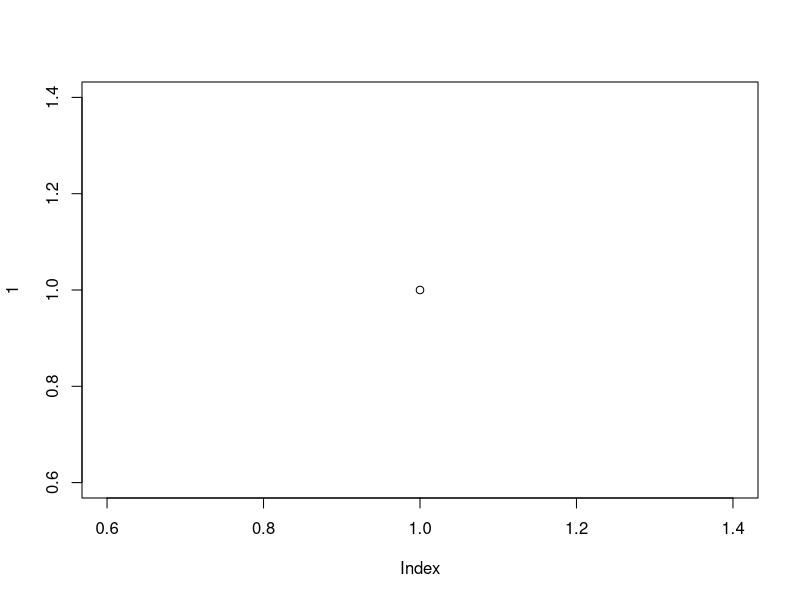
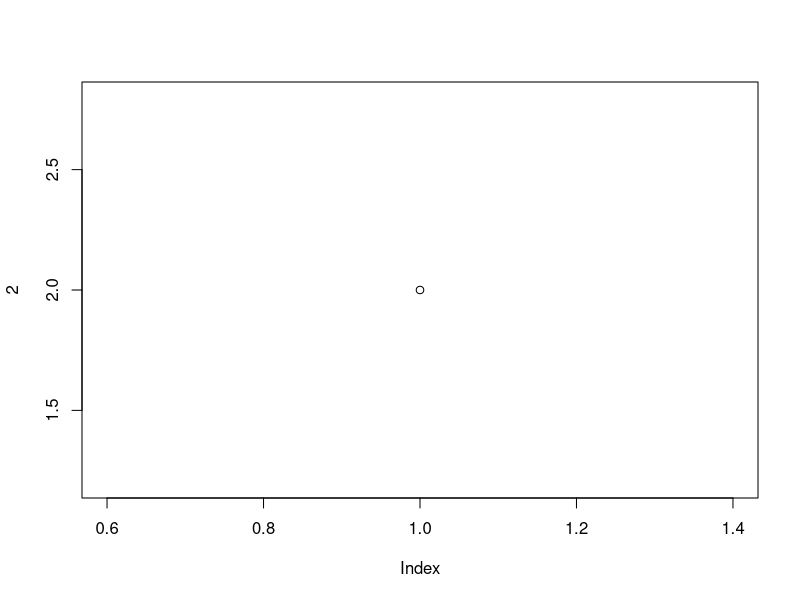
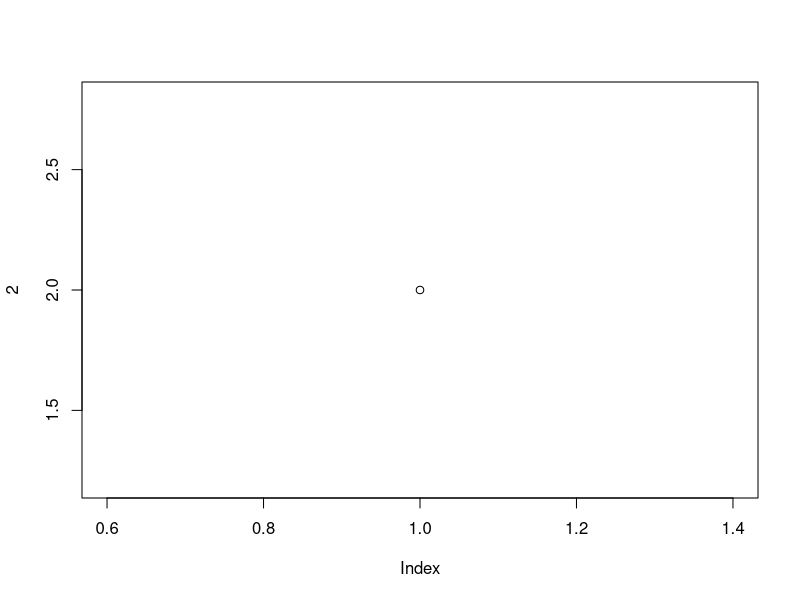
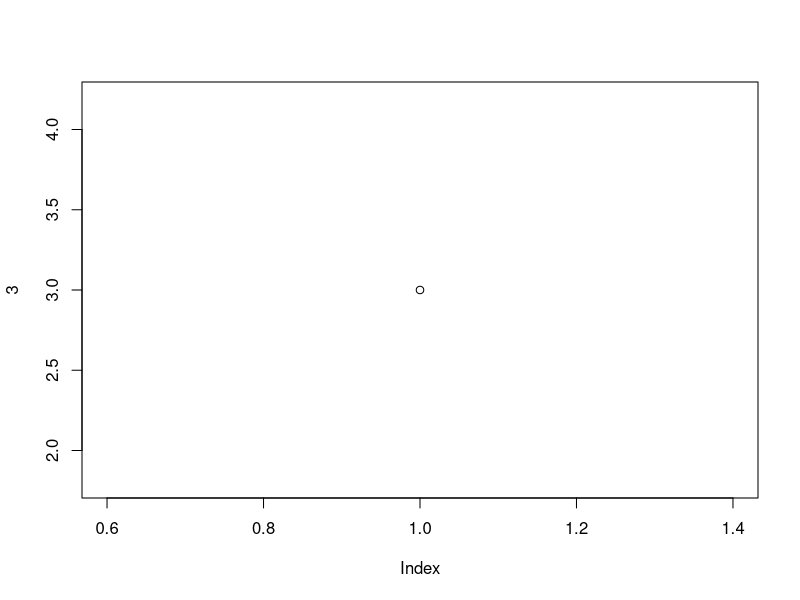
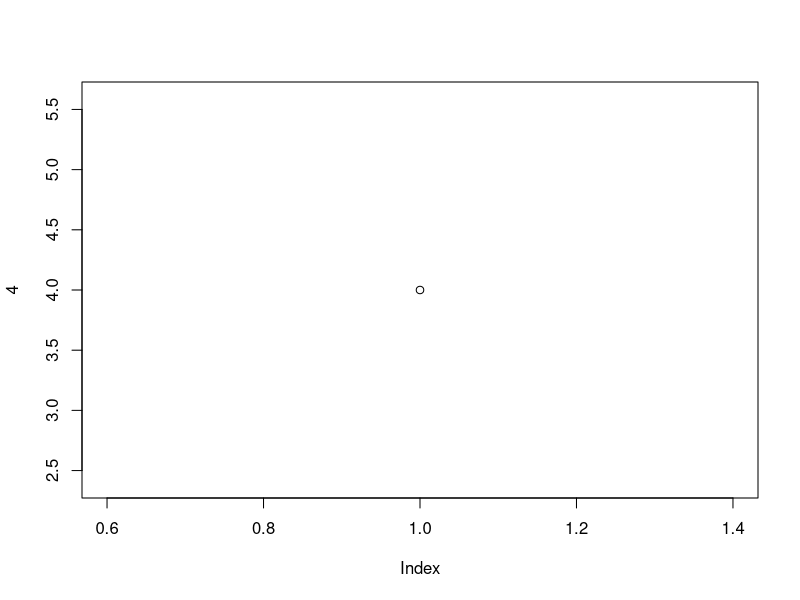
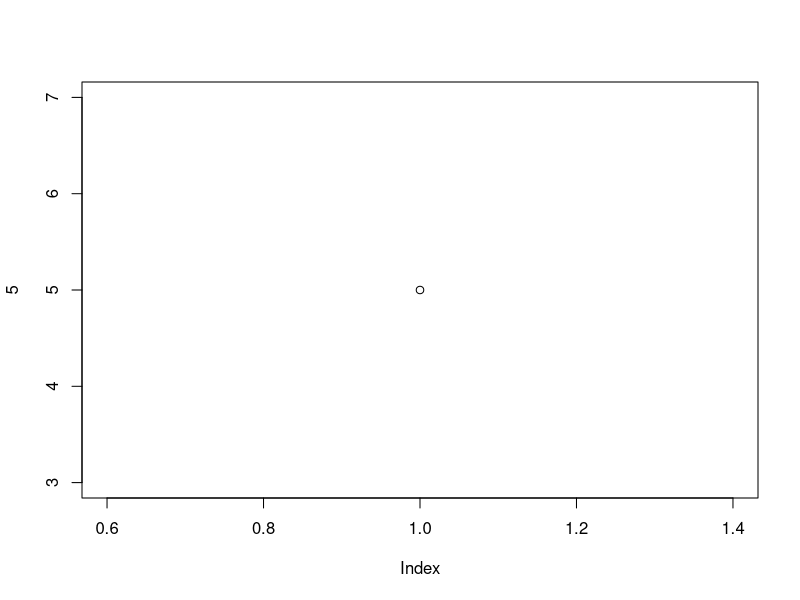
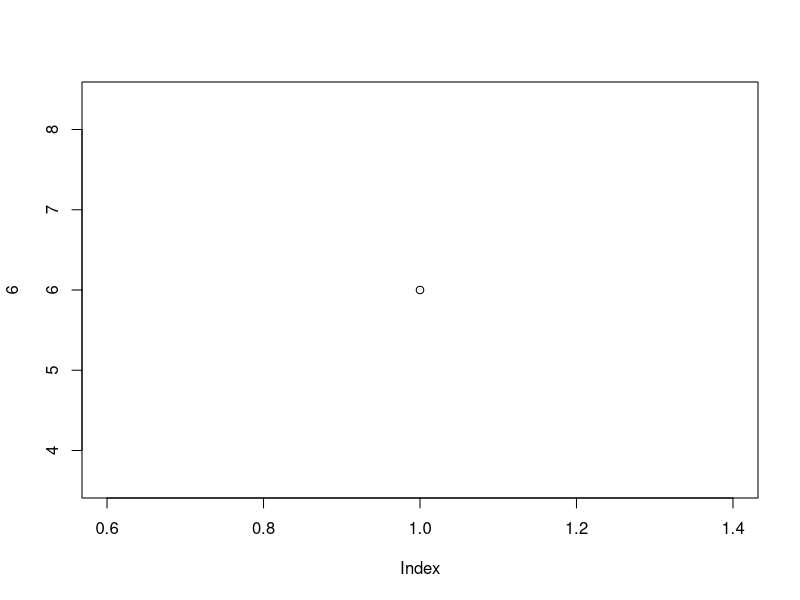

Reproduce these figures in R, in order.
## ---- chunk 1
knitr::opts_chunk$set(echo = TRUE)
## ---- chunk 2
library(tidyverse)
## ---- chunk 3
plot(1)
plot(2)
plot(2)
plot(3)
plot(4)
plot(5)
plot(6)
## ---- chunk 4
bunch_o_stuff <-
    list(
        first = 1,
        some_data = mtcars,
        small_matrix = matrix(c(1, 2, 1, 2), nrow = 2),
        dogs = c("fido", "toby")
    )

bunch_o_stuff$first
bunch_o_stuff$small_matrix
names(bunch_o_stuff)

# What is the difference between this:
bunch_o_stuff[[1]]
# And this?
bunch_o_stuff[1]

bunch_o_stuff[3:4]
## ---- chunk 5
bobs_age <- 85

bobs_age > 80

if (bobs_age > 80) {
    print("Bob is probably losing hair.")
}
## ---- chunk 6
darrins_age <- 15

darrins_age > 80

if (darrins_age > 80) {
    print("Darrin is probably losing hair.")
} else {
    print("Darrin has a full head of luscious hair.")
}

## Can test multiple conditions with else if ()
if (darrins_age > 80) {
    print("Darrin is probably losing hair.")
    print("other stuff")
} else if (darrins_age > 50) {
    print("Darrin might be losing some hair.")
} else {
    print("Darrin has lots of hair.")
}
## ---- chunk 7
bettys_age <- 1

while (bettys_age < 100) {
    bettys_age <- bettys_age + 1
    print(paste("Betty ages by a year and is now", bettys_age))
    Sys.sleep(0.3) # This is just here so you can watch the loop happen slowly
}
print("Betty died. :'-(")

rand_num <- rnorm(1, sd = 0.5)
rand_num

tries <- 1
while (rand_num < 0.999) {
    print(
        paste(
            rand_num,
            "I tried to find a number greater than 0.999", tries, "times!"
        )
    )

    rand_num <- rnorm(1, sd = 0.5)
    tries <- tries + 1
}
## ---- chunk 8
list_of_friends <- list("Bob", "Jack", "Jill")

for (friend in list_of_friends) {
    print(paste("I gave", friend, "a present."))
}

print(friend)

for (i in 1:10) {
    print(paste("I have", i, "ice cream cones."))
}
## ---- chunk 9
as.character(1)
as.numeric("1")
as.logical(c(1, 0, 2, -1337)) # zero is FALSE, everything ele is TRUE
as.integer(1.2)
as.Date("1983-02-08")
## ---- chunk 10
my_numbers <- factor(c("14", "36", "44", "912"))
my_numbers
as.numeric(my_numbers)
## ---- chunk 11
rownames(mtcars)
colnames(mtcars)
